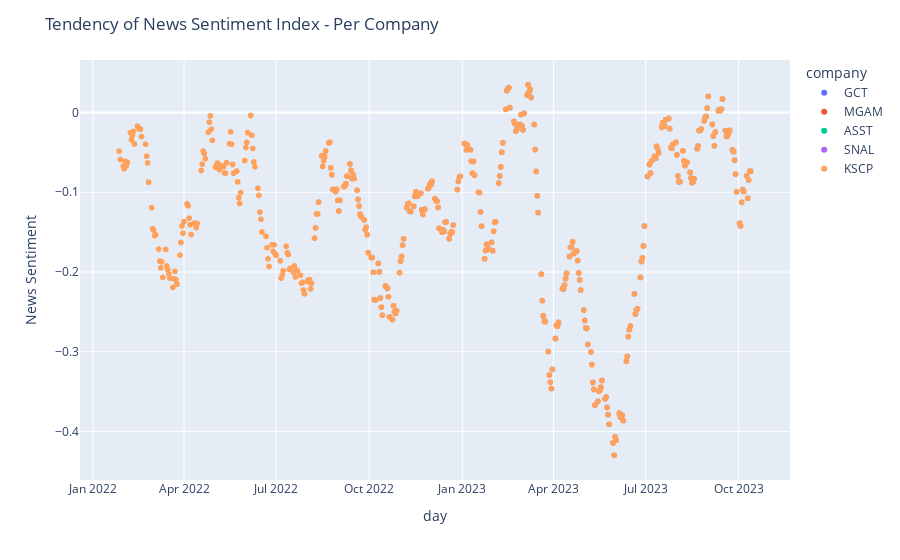

The notebook cell saved with this chart:
### Code cell
# Checking tendency for News Sentiment Index
tendencySentimentIndex = px.scatter(dailyData,
                   x='day',y='News Sentiment',
                   color='company')
tendencySentimentIndex.update_layout(title_text="Tendency of News Sentiment Index - Per Company")
tendencySentimentIndex.show()

### Figure 1 — Plotly figure (JSON) as saved in the notebook; plotly's stock layout.template omitted (floating-point values rounded to 4 significant figures; data arrays with more than 128 entries replaced by an {"elided": "..."} marker saying what was removed)
{"data": [{"hovertemplate": "company=GCT<br>day=%{x}<br>News Sentiment=%{y}<extra></extra>", "legendgroup": "GCT", "marker": {"color": "#636efa", "symbol": "circle"}, "mode": "markers", "name": "GCT", "showlegend": true, "type": "scattergl", "x": {"elided": "291 str values"}, "xaxis": "x", "y": {"elided": "291 float values"}, "yaxis": "y"}, {"hovertemplate": "company=MGAM<br>day=%{x}<br>News Sentiment=%{y}<extra></extra>", "legendgroup": "MGAM", "marker": {"color": "#EF553B", "symbol": "circle"}, "mode": "markers", "name": "MGAM", "showlegend": true, "type": "scattergl", "x": {"elided": "305 str values"}, "xaxis": "x", "y": {"elided": "305 float values"}, "yaxis": "y"}, {"hovertemplate": "company=ASST<br>day=%{x}<br>News Sentiment=%{y}<extra></extra>", "legendgroup": "ASST", "marker": {"color": "#00cc96", "symbol": "circle"}, "mode": "markers", "name": "ASST", "showlegend": true, "type": "scattergl", "x": {"elided": "175 str values"}, "xaxis": "x", "y": {"elided": "175 float values"}, "yaxis": "y"}, {"hovertemplate": "company=SNAL<br>day=%{x}<br>News Sentiment=%{y}<extra></extra>", "legendgroup": "SNAL", "marker": {"color": "#ab63fa", "symbol": "circle"}, "mode": "markers", "name": "SNAL", "showlegend": true, "type": "scattergl", "x": {"elided": "232 str values"}, "xaxis": "x", "y": {"elided": "232 float values"}, "yaxis": "y"}, {"hovertemplate": "company=KSCP<br>day=%{x}<br>News Sentiment=%{y}<extra></extra>", "legendgroup": "KSCP", "marker": {"color": "#FFA15A", "symbol": "circle"}, "mode": "markers", "name": "KSCP", "showlegend": true, "type": "scattergl", "x": {"elided": "431 str values"}, "xaxis": "x", "y": {"elided": "431 float values"}, "yaxis": "y"}], "layout": {"legend": {"title": {"text": "company"}, "tracegroupgap": 0}, "margin": {"t": 60}, "title": {"text": "Tendency of News Sentiment Index - Per Company"}, "xaxis": {"anchor": "y", "domain": [0, 1], "title": {"text": "day"}}, "yaxis": {"anchor": "x", "domain": [0, 1], "title": {"text": "News Sentiment"}}}}
